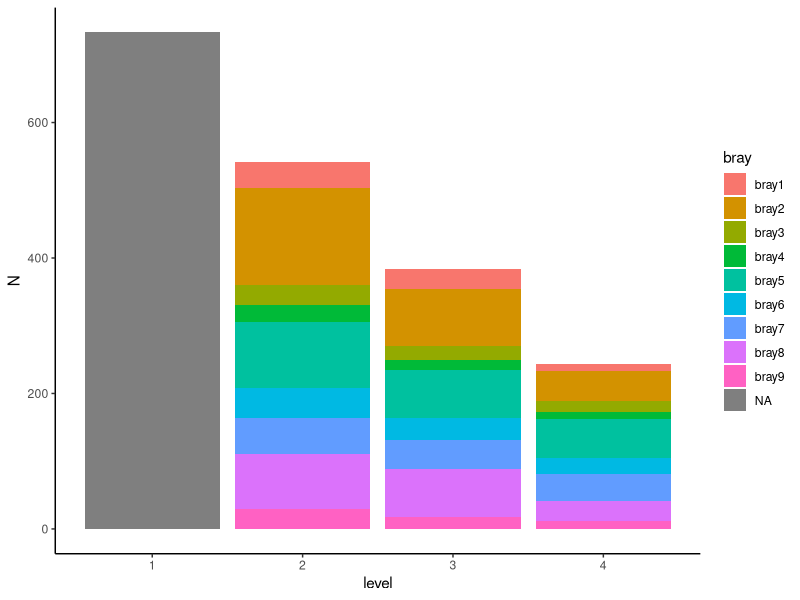
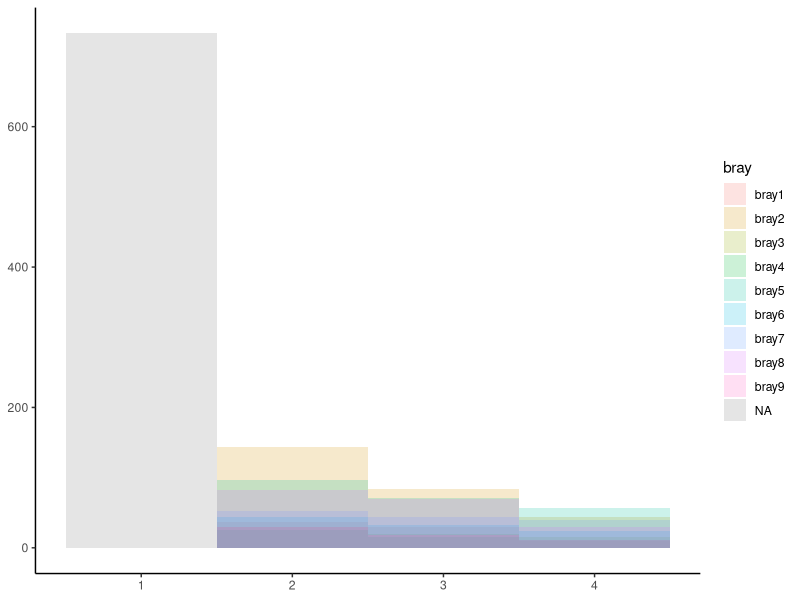
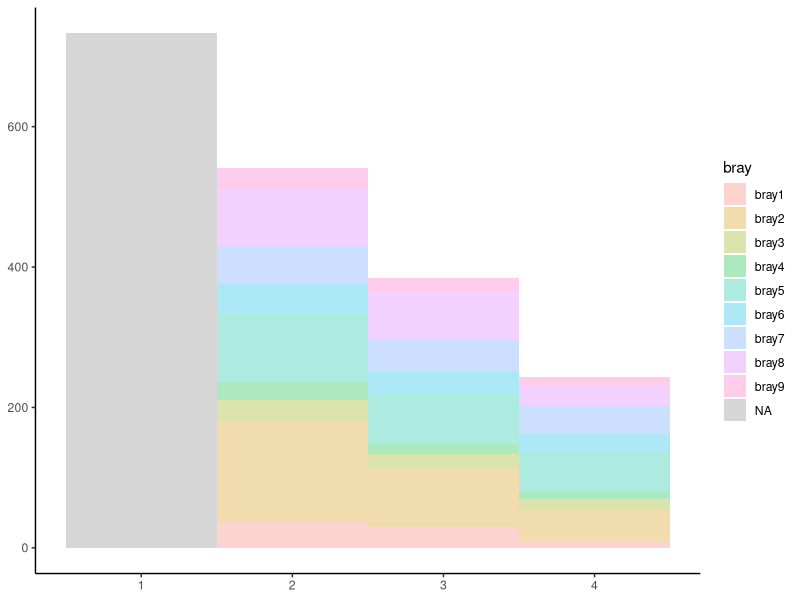

Write R code to recreate these figures, in order.
library(ggplot2)

bray <- paste0('bray',seq(1,9,1))
dx1 <- data.frame('bray' = NA, level = 1)
dx2 <- as.data.frame(expand.grid('bray' = bray, 'level' = c(2,3,4)))
dx <- rbind(dx1, dx2)

dx$N <- NA
dx[dx$level==1,]$N <- 733

dx[dx$level==2,]$N <- c(37,144,29,26,97,44,53,82,29)

dx[dx$level==3,]$N <- c(30,84,20,15,71,32,44,70,18)

dx[dx$level==4,]$N <- c(10,44,16,11,57,24,40,30,11)

table(dx$N, useNA = 'a')

ggplot(dx) + 
  geom_bar(aes(x = level, y = N, fill = bray),
           position="stack", stat="identity") + 
  theme_classic()

ggplot(dx) + theme_classic() +
  geom_rect(aes(xmin = level - 0.5, xmax = level + 0.5,
                ymin = 0, ymax = N, fill = bray), alpha = .2) #+

dx$cs1 <- NA
dx$cs2 <- NA
for(i in 2:4){
  #aux <- dx[dx$level==i,]
  
  dx[dx$level==i,]$cs2 <- cumsum(dx[dx$level==i,]$N)
  dx[dx$level==i,]$cs1 <- c(0,dx[dx$level==i,]$cs2[1:8])
  #If we have the same number of factors for each level
  
}
dx
dx[dx$level==1,]$cs1[1] <- 0
dx[dx$level==1,]$cs2[1] <- dx[dx$level==1,]$N[1]

ggplot(dx) + theme_classic() +
  geom_rect(aes(xmin = level - 0.5, xmax = level + 0.5,
                ymin = cs1, ymax = cs2, fill = bray), alpha = .32) 
